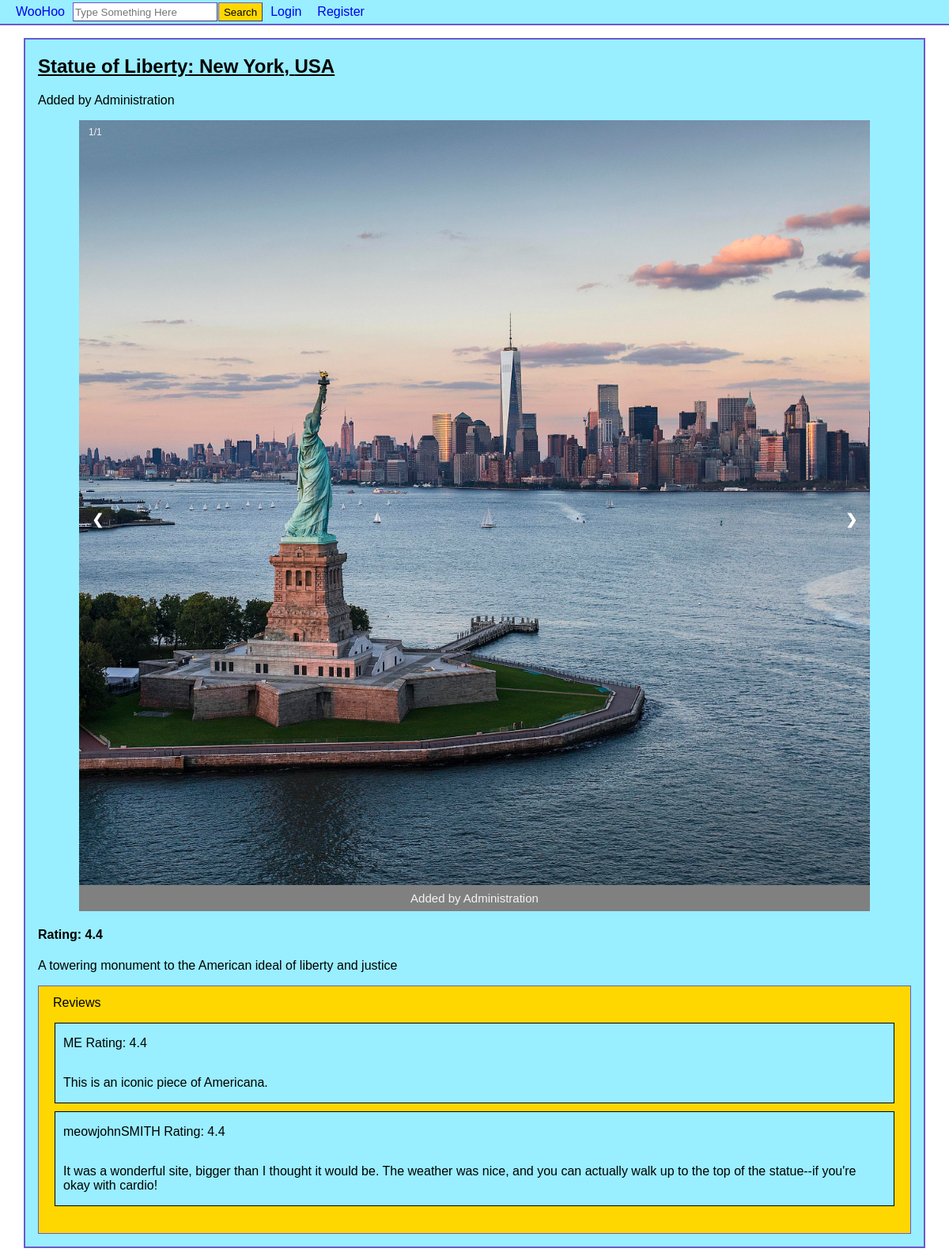
/place.php?place=1, run on the app's committed database.
### tables this page shows
CREATE TABLE `places` (
  `placeID` int(11) NOT NULL,
  `placeName` varchar(255) NOT NULL,
  `city` varchar(255) NOT NULL,
  `country` varchar(255) NOT NULL,
  `description` text DEFAULT NULL,
  `reviewScore` decimal(10,1) DEFAULT NULL,
  `userID` int(11) NOT NULL
);

CREATE TABLE `users` (
  `userID` int(11) NOT NULL,
  `username` varchar(255) NOT NULL,
  `email` varchar(255) NOT NULL,
  `password` varchar(255) NOT NULL,
  `dateRegistered` date NOT NULL
);

CREATE TABLE `pictures` (
  `pictureID` int(11) NOT NULL,
  `image` varchar(255) NOT NULL,
  `placeID` int(11) NOT NULL,
  `userID` int(11) NOT NULL
);

CREATE TABLE `reviews` (
  `reviewID` int(11) NOT NULL,
  `userID` int(11) NOT NULL,
  `placeID` int(11) NOT NULL,
  `score` decimal(10,1) DEFAULT NULL,
  `written` text DEFAULT NULL
);

### place.php (the view, shortened to what this page needs)
<?php
require('database.php');
$place = $_GET['place'];
try {
	$placeQ = "SELECT * FROM places WHERE placeID=" . $place;
	$s5 = $db->prepare($placeQ);
	$s5->execute();
	$results = $s5->fetchAll();
	if ($results == null) {
		header('location: place_404.php');
	} else $results = $results[0];
} catch (PDOException $ex) {
	if(!isset($_GET['logout'])) {
		throw $ex;
	}
	echo $ex->getMessage();
}
$pid = $results['placeID'];
?>
<!DOCTYPE html>
<html>
<head>
<link rel="stylesheet" href="css/style.css"/>
</head>
<body>
<header>
<?php include('header.php'); ?>
</header>
<div class="center">
<h2 style="text-decoration:underline;"><?php echo $results['placeName']; ?>: <?php echo $results['city']; ?>, <?php echo $results['country']; ?></h2>
<p>
<?php
$poster = $results['userID'];
$userQ = 'SELECT username FROM users WHERE userID='. $poster .' LIMIT 1';
$s1 = $db->prepare($userQ);
$s1->execute();
$username = $s1->fetchAll()[0];
if(!empty($username)){
echo 'Added by '. $username[0];
}
else{
echo 'Added by [Deleted]';
}
?></p>
<div class="slideshow-container">
<?php
$imgQ = "SELECT image, userID FROM pictures WHERE placeID=" . $results['placeID'];
$s2 = $db->prepare($imgQ);
$s2->execute();
$images = $s2->fetchAll();
$numImg = count($images);
$counter=1;
?>
<?php if(!empty($images[0]['image'])) : ?>
<?php
foreach($images as $img): ?>
<div class="mySlides fade">
     <div class="numbertext"><?php echo $counter.'/'.$numImg; ?></div>
     <img src="place_imgs/<?php
     	  $imgPath = $img['image'];
	  echo $imgPath;
	  ?>" alt="interesting" style="width:100%;">
      <div class="text">
      <?php
      $userQ = 'SELECT username FROM users WHERE userID='. $img['userID'] .' LIMIT 1';
      $s2 = $db->prepare($userQ);
      $s2->execute();
      $username = $s2->fetchAll()[0];
      if(!empty($username)){
      echo 'Added by '. $username[0];
      }
      else{
      echo 'Added by [Deleted]';
      }
      ?>
      </div>
</div>
<?php
$counter++;
endforeach;
?>
<a class="prev" onclick="plusSlides(-1)">&#10094;</a>
<a class="next" onclick="plusSlides(1)">&#10095;</a>
<?php endif; ?>
</div>
<div style="display:inline">
	<h4>Rating: <?php
	if(!is_null($results['reviewScore'])){
	echo $results['reviewScore'];
	}
	else{
	echo 'No ratings yet';
	}
	?></h4>
</div>
<p>
<?php echo $results['description']; ?>
</p>
<?php include('review.php'); ?>
</div>
</body>
</html>

### review.php (shortened to what this page needs)
<?php
$query = "SELECT * FROM reviews WHERE placeID=" . $pid;
$do = $db->prepare($query);
$do->execute();
$reviews = $do->fetchAll();
if (count($reviews) != 0) {
	$text = "Reviews";
} else $text = "No reviews have been written for this location.";
?>
<div id="reviewPane">
<div style="display:flex;">
	<span style="padding-left:8px;float:left;margin-top:2px;margin-left:10px"><?php echo $text; ?></span>
</div>
<ul class="reviewList" id="rlist">
	<?php foreach($reviews as $review) : ?>
		<?php
		$username = "[Deleted]";
		$query = "SELECT username FROM users WHERE userID=" . $review['userID'];
		$do = $db->prepare($query);
		$do->execute();
		$result = $do->fetchAll();
		if ($result != null) {
			$username = $result[0]['username'];
		}
		?>
		<?php if($review['written'] != '' & $review['written'] != NULL) : ?>
		<li>
			<div class="review">
				<div style="display:flex;width:100%;">
					<p style="float:left;"> <?php echo $username; echo "\tRating: "; echo $review['score']; ?> </p>
				</div>
				<p> <?php echo $review['written']; ?></p>
			</div>
		</li>
		<?php endif; ?>
	<?php endforeach; ?>
</ul>
<br/>
</div>

### css/style.css (style rules this page uses)
body { margin-top: 0px; margin-left: 0px; margin-right: 0px; }
.center { width: 95%; margin: 1em auto; padding: 1em; padding-top: 0; background-color: #99EEFF; border: 2px solid slateblue; }
#filters ul, li { padding: 0; list-style-type: none; }
.slideshow-container { max-width: 1000px; position: relative; margin: auto; }
.mySlides { display: none; }
.prev, .next { cursor: pointer; position: absolute; top: 50%; width: auto; margin-top: -22px; padding: 16px; color: white; font-weight: bold; font-size: 18px; transition: 0.6s ease; border-radius: 0 3px 3px 0; user-select: none; }
.next { right: 0; border-radius: 3px 0 0 3px; }
.text { color: #f2f2f2; background-color: grey; font-size: 15px; padding: 8px 12px; position: absolute; width: 100%; bottom:0; text-align: center; }
.numbertext { color: #f2f2f2; font-size: 12px; padding: 8px 12px; position: absolute; top: 0; }
.fade { -webkit-animation-name: fade; -webkit-animation-duration: 1.5s; animation-name: fade; animation-duration: 1.5s; }
* { box-sizing: border-box }
body { font-family: Verdana, sans-serif; margin:0 }
img { vertical-align: middle; }
.prev, .next { cursor: pointer; position: absolute; top: 50%; width: auto; padding: 16px; margin-top: -22px; color: white; font-weight: bold; font-size: 18px; transition: 0.6s ease; border-radius: 0 3px 3px 0; user-select: none; }

### header.php (style rules this page uses)
header { width: 100%; align-items: center; }

### review.php (style rules this page uses)
#reviewPane { background-color: rgb(255, 215, 0); padding-top: 10px; border: solid slateblue 1.5px; }
.reviewList { padding:0 20px 0 20px; }
.review { border: solid black 1.5px; margin-bottom: 10px; padding:0 10px 0 10px; background-color: #99EEFF; }

### data on the page
places: placeName "Statue of Liberty", city "New York", country "USA", reviewScore "4.4", description "A towering monument to the American ideal of liberty and justice"
users: username "Administration"
pictures: image (picture), userID.username "Administration"
reviews: userID.username "ME", score "4.4", written "This is an iconic piece of Americana."
reviews: userID.username "meowjohnSMITH", score "4.4", written "It was a wonderful site, bigger than I thought it would be. The weather was nice, and you can actually walk up to the top of the statue--if you're okay with cardio!"

### other printed values
$text "Reviews"
